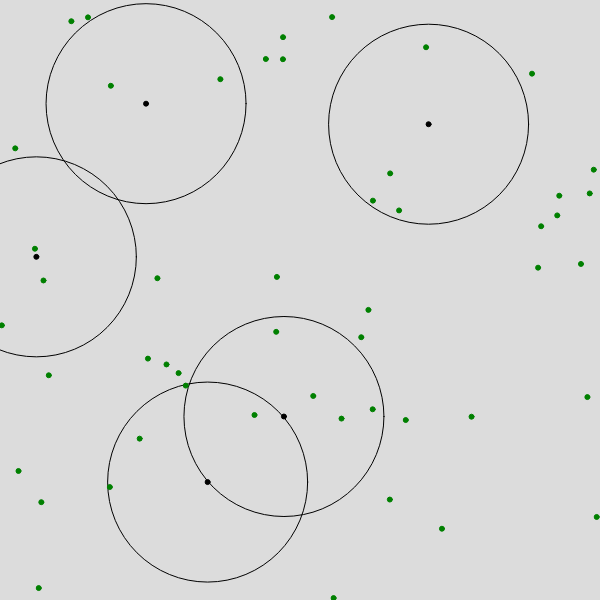
Frame 1 (no input)
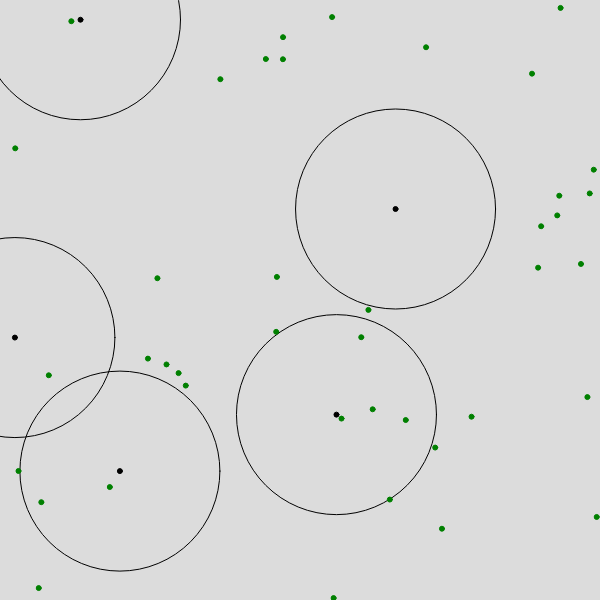
Frame 60 (no input)
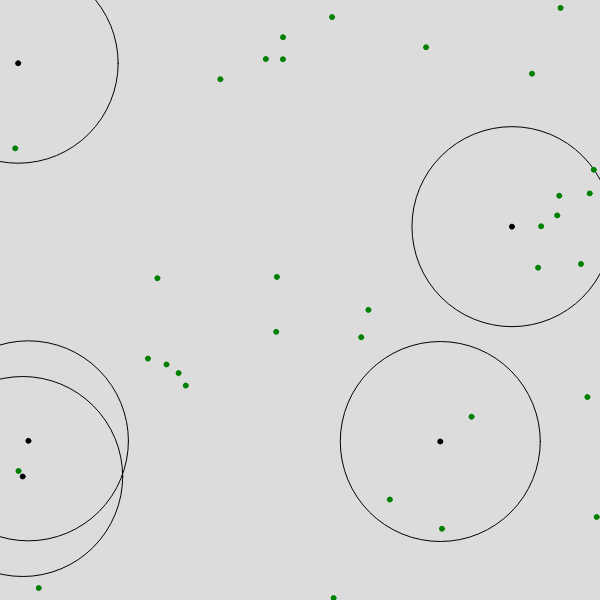
Frame 120 (the mouse pressed at the canvas centre since frame 60)

The p5.js sketch that drew these frames (run headless with seeded random() and noise() and a simulated clock; from frame 60 on, the mouse is pressed at the canvas centre):

// p5.js sketch
// ── sketch.js
const CELL_RADIUS = 5;
const VISION_RADIUS = 100;
const FOOD_COLOR = 'green';
const CELL_COLOR = 0;
const FOOD_RADIUS = 5;
const CELL_SPEED = 2;
const EAT_RADIUS = 4;

let foods = Array(30);
let cells = Array(30);


function setup() {
  angleMode(DEGREES);
  createCanvas(600, 600);
  stroke(CELL_COLOR);
  for (let i = 0; i < 5; i++) {
    cells[i] = {
      x: random(600),
      y: random(600),
      heading: random(360),
      alive: true,
      energy: 10000,
    };
  }
  stroke(FOOD_COLOR);
  for (let i = 0; i < 50; i++) {
    foods[i] = { x: random(600), y: random(600), consumed: false };
  }
}

function draw() {
  background(220);
  stroke(CELL_COLOR);
  cells.forEach(cell => drawCell(cell));
  stroke(FOOD_COLOR);
  foods.forEach(food => drawFood(food));
  spawnFood();
}

const clamp = (value, x, y) => Math.max(x, Math.min(y, value));

const getDisplacement = (x, y, angle) =>
  ({ x: CELL_SPEED * cos(angle), y: CELL_SPEED * sin(angle)});

const drawCell = cell => {
  if (!cell.alive) {
    return;
  }
  cell.energy -= 1;
  if (cell.energy < 1) {
    cell.alive = false;
    return;
  }
  const { x, y, heading, energy } = cell;
  fill(CELL_COLOR);
  circle(x, y, CELL_RADIUS);
  noFill();
  circle(x, y, VISION_RADIUS * 2);
  
  
  let closestFood = null, closestFoodDist = 0;
  foods.forEach(food => {
    if (food.consumed) {
      return;
    }
    const distance = dist(x, y, food.x, food.y);
    if (distance < VISION_RADIUS) {
      if (closestFood == null || closestFoodDist > distance) {
        closestFood = food;
        closestFoodDist = distance;
      }
    }
  });
  
  if (closestFood) {
    if (dist(closestFood.x, closestFood.y, x, y) < EAT_RADIUS) {
      closestFood.consumed = true;
      cell.energy += 5;
    } else {
      cell.heading = atan2(closestFood.y - y, closestFood.x - x);
    }
  }

  const delta = getDisplacement(x, y, cell.heading);
  cell.x += delta.x;
  cell.y += delta.y;
  
  if (cell.x < 0 || cell.x > 600 || cell.y < 0 || cell.y > 600) {
    cell.heading = random(360);
    cell.x = clamp(x, 0, 600);
    cell.y = clamp(y, 0, 600);
  }
  
};

const drawFood = food => {
  if (food.consumed) {
    return;
  }
  fill(FOOD_COLOR);
  circle(food.x, food.y, FOOD_RADIUS);
}

const spawnFood = () => {
  if (random() > 0.98) {
    for (let i = 0; i < 30; i++) {
      if (!foods[i] || foods[i].consumed) {
        foods[i] = { x: random(600), y: random(600), consumed: false };
        break;
      }
    }
  }
}
